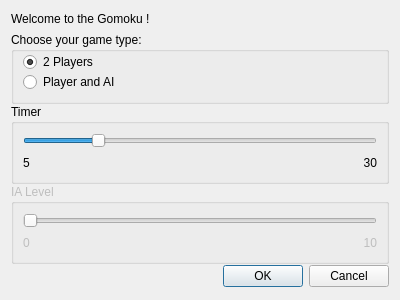
<?xml version="1.0" encoding="UTF-8"?>
<ui version="4.0">
 <class>Menu</class>
 <widget class="QDialog" name="Menu">
  <property name="geometry">
   <rect>
    <x>0</x>
    <y>0</y>
    <width>400</width>
    <height>300</height>
   </rect>
  </property>
  <property name="sizePolicy">
   <sizepolicy hsizetype="Fixed" vsizetype="Fixed">
    <horstretch>0</horstretch>
    <verstretch>0</verstretch>
   </sizepolicy>
  </property>
  <property name="maximumSize">
   <size>
    <width>400</width>
    <height>300</height>
   </size>
  </property>
  <property name="windowTitle">
   <string>Dialog</string>
  </property>
  <property name="toolTip">
   <string extracomment="0"/>
  </property>
  <layout class="QVBoxLayout" name="verticalLayout_2">
   <property name="spacing">
    <number>0</number>
   </property>
   <item>
    <layout class="QVBoxLayout" name="verticalLayout">
     <property name="spacing">
      <number>0</number>
     </property>
     <item>
      <widget class="QLabel" name="label">
       <property name="maximumSize">
        <size>
         <width>16777215</width>
         <height>20</height>
        </size>
       </property>
       <property name="text">
        <string>Welcome to the Gomoku !</string>
       </property>
       <property name="alignment">
        <set>Qt::AlignLeading|Qt::AlignLeft|Qt::AlignTop</set>
       </property>
      </widget>
     </item>
     <item>
      <widget class="QGroupBox" name="groupBox">
       <property name="sizePolicy">
        <sizepolicy hsizetype="Preferred" vsizetype="Fixed">
         <horstretch>0</horstretch>
         <verstretch>0</verstretch>
        </sizepolicy>
       </property>
       <property name="title">
        <string>Choose your game type:</string>
       </property>
       <layout class="QVBoxLayout" name="verticalLayout_4">
        <property name="spacing">
         <number>0</number>
        </property>
        <property name="topMargin">
         <number>0</number>
        </property>
        <item>
         <layout class="QVBoxLayout" name="verticalLayout_3">
          <item>
           <widget class="QRadioButton" name="players">
            <property name="layoutDirection">
             <enum>Qt::LeftToRight</enum>
            </property>
            <property name="text">
             <string>2 Players</string>
            </property>
            <property name="checked">
             <bool>true</bool>
            </property>
           </widget>
          </item>
          <item>
           <widget class="QRadioButton" name="ai">
            <property name="text">
             <string>Player and AI</string>
            </property>
           </widget>
          </item>
         </layout>
        </item>
       </layout>
      </widget>
     </item>
     <item>
      <widget class="QGroupBox" name="timer">
       <property name="enabled">
        <bool>true</bool>
       </property>
       <property name="maximumSize">
        <size>
         <width>16777215</width>
         <height>80</height>
        </size>
       </property>
       <property name="title">
        <string>Timer</string>
       </property>
       <layout class="QVBoxLayout" name="verticalLayout_7">
        <item>
         <layout class="QVBoxLayout" name="verticalLayout_8">
          <item>
           <widget class="QSlider" name="horizontalSlider_2">
            <property name="toolTip">
             <string extracomment="0"/>
            </property>
            <property name="minimum">
             <number>5</number>
            </property>
            <property name="maximum">
             <number>30</number>
            </property>
            <property name="value">
             <number>10</number>
            </property>
            <property name="orientation">
             <enum>Qt::Horizontal</enum>
            </property>
           </widget>
          </item>
          <item>
           <layout class="QHBoxLayout" name="horizontalLayout_2">
            <item>
             <widget class="QLabel" name="label_6">
              <property name="maximumSize">
               <size>
                <width>16777215</width>
                <height>20</height>
               </size>
              </property>
              <property name="text">
               <string>5</string>
              </property>
             </widget>
            </item>
            <item>
             <widget class="QLabel" name="label_7">
              <property name="maximumSize">
               <size>
                <width>16777215</width>
                <height>20</height>
               </size>
              </property>
              <property name="text">
               <string>30</string>
              </property>
              <property name="alignment">
               <set>Qt::AlignRight|Qt::AlignTrailing|Qt::AlignVCenter</set>
              </property>
             </widget>
            </item>
           </layout>
          </item>
         </layout>
        </item>
       </layout>
      </widget>
     </item>
     <item>
      <widget class="QGroupBox" name="aiLevel">
       <property name="enabled">
        <bool>false</bool>
       </property>
       <property name="maximumSize">
        <size>
         <width>16777215</width>
         <height>80</height>
        </size>
       </property>
       <property name="title">
        <string>IA Level</string>
       </property>
       <layout class="QVBoxLayout" name="verticalLayout_6">
        <item>
         <layout class="QVBoxLayout" name="verticalLayout_5">
          <item>
           <widget class="QSlider" name="horizontalSlider">
            <property name="toolTip">
             <string extracomment="0"/>
            </property>
            <property name="maximum">
             <number>10</number>
            </property>
            <property name="orientation">
             <enum>Qt::Horizontal</enum>
            </property>
           </widget>
          </item>
          <item>
           <layout class="QHBoxLayout" name="horizontalLayout">
            <item>
             <widget class="QLabel" name="label_4">
              <property name="maximumSize">
               <size>
                <width>16777215</width>
                <height>20</height>
               </size>
              </property>
              <property name="text">
               <string>0</string>
              </property>
             </widget>
            </item>
            <item>
             <widget class="QLabel" name="label_5">
              <property name="maximumSize">
               <size>
                <width>16777215</width>
                <height>20</height>
               </size>
              </property>
              <property name="text">
               <string>10</string>
              </property>
              <property name="alignment">
               <set>Qt::AlignRight|Qt::AlignTrailing|Qt::AlignVCenter</set>
              </property>
             </widget>
            </item>
           </layout>
          </item>
         </layout>
        </item>
       </layout>
      </widget>
     </item>
    </layout>
   </item>
   <item>
    <widget class="QDialogButtonBox" name="buttonBox">
     <property name="orientation">
      <enum>Qt::Horizontal</enum>
     </property>
     <property name="standardButtons">
      <set>QDialogButtonBox::Cancel|QDialogButtonBox::Ok</set>
     </property>
    </widget>
   </item>
  </layout>
 </widget>
 <resources/>
 <connections>
  <connection>
   <sender>buttonBox</sender>
   <signal>accepted()</signal>
   <receiver>Menu</receiver>
   <slot>accept()</slot>
   <hints>
    <hint type="sourcelabel">
     <x>248</x>
     <y>254</y>
    </hint>
    <hint type="destinationlabel">
     <x>157</x>
     <y>274</y>
    </hint>
   </hints>
  </connection>
  <connection>
   <sender>buttonBox</sender>
   <signal>rejected()</signal>
   <receiver>Menu</receiver>
   <slot>reject()</slot>
   <hints>
    <hint type="sourcelabel">
     <x>316</x>
     <y>260</y>
    </hint>
    <hint type="destinationlabel">
     <x>286</x>
     <y>274</y>
    </hint>
   </hints>
  </connection>
 </connections>
</ui>
